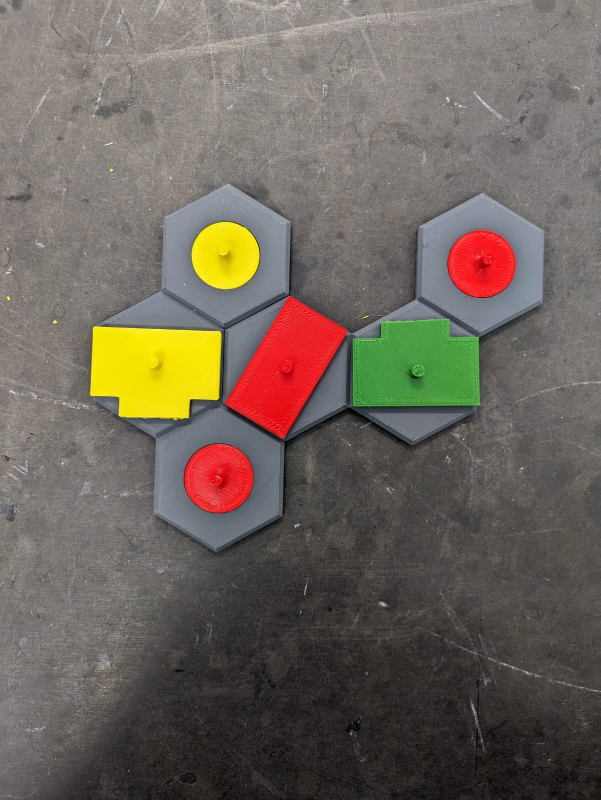
#> input picture resources/city1.png, 1201 x 1600 px (shown at 1/2 size)
$ python -i hexagon_finder.py   (imports and definitions only)
#> lines starting #> are read from the running program, lines starting #| are printed output that depends on the picture; after the words box and inside, x2 and y2 are one past the last pixel; in counts of white or black regions, pixels touching at a corner belong together
import cv2
import numpy as np
from matplotlib import pyplot as plt

def read_image(img_path):
#> called with img_path = 'resources/city1.png'
    img = cv2.imread(img_path)
#> img is the input picture: shape (1600, 1201, 3); mean B, G, R 92.3, 101.7, 110
    return img

def show_image(img):
    img_copy = img.copy()
    resized = resize_img(img_copy)
    cv2.imshow('shapes', resized)
    cv2.waitKey(0)
    cv2.destroyAllWindows()

def resize_img(raw_img, target_size = 800):
   h, w = raw_img.shape[:2]
   ratio = min(target_size / w, target_size / h)
   resized = cv2.resize(raw_img, (int(w * ratio), int(h * ratio)))
   return resized

def show_hexagons(hexagons):
    for hexagon in hexagons.values():
        cv2.imshow('masked image', hexagon)
        cv2.waitKey(0)
        cv2.destroyAllWindows()

def remove_background(img):
    img_copy = img.copy()
    hsv = cv2.cvtColor(img_copy, cv2.COLOR_BGR2HSV)
#> hsv: shape (1600, 1201, 3); mean H, S, V 30.8, 36.9, 113.2

    # Thresholds for the greenscreen color
    lower_green = np.array([40, 40, 40])
    upper_green = np.array([70, 255, 255])

    # Create a mask that distinguishes background and the city
    mask = cv2.inRange(hsv, lower_green, upper_green)
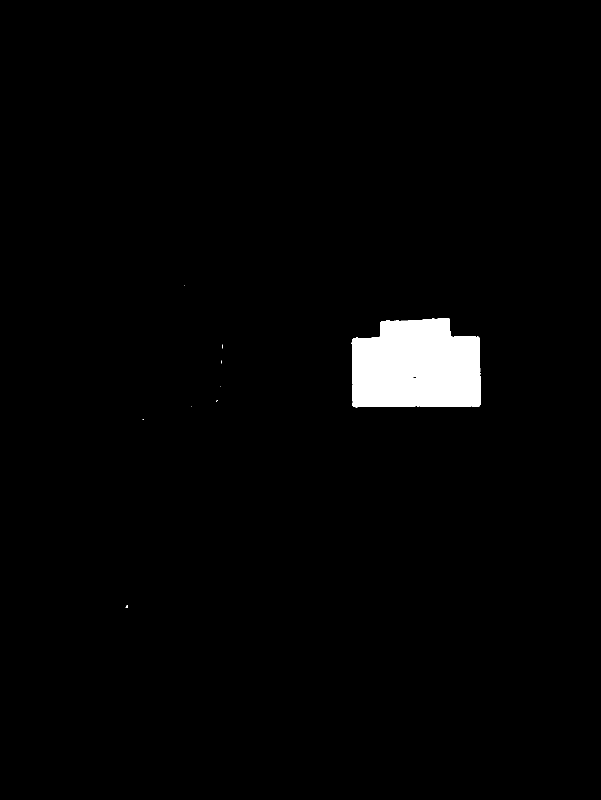
#> mask: shape (1600, 1201) (shown at 1/2 size); 2.1% white; 9 white regions (8 under 20 px), largest, box (x1, y1, x2, y2) and area: (703, 637, 961, 815) 40297
    inverted_mask = cv2.bitwise_not(mask)

    # Remove noise
    contours, _ = cv2.findContours(inverted_mask, cv2.RETR_EXTERNAL, cv2.CHAIN_APPROX_SIMPLE)
#> contours = [[[0, 0], [0, 1599], [1200, 1599], [1200, 0]]]
    largest_contour = max(contours, key=cv2.contourArea)
#> largest_contour = [[0, 0], [0, 1599], [1200, 1599], [1200, 0]]
    largest_contour_mask = np.zeros(inverted_mask.shape, dtype=np.uint8)
    cv2.drawContours(largest_contour_mask, [largest_contour], -1, (255), thickness=cv2.FILLED)
#> largest_contour_mask: shape (1600, 1201); every value is 255

    # Apply the mask to the original image
    result = cv2.bitwise_and(img_copy, img_copy, mask=largest_contour_mask)
    return result

def find_contours(img):
    blurred = cv2.GaussianBlur(img, (15,15), 0)
    gray = cv2.cvtColor(blurred, cv2.COLOR_BGR2GRAY)
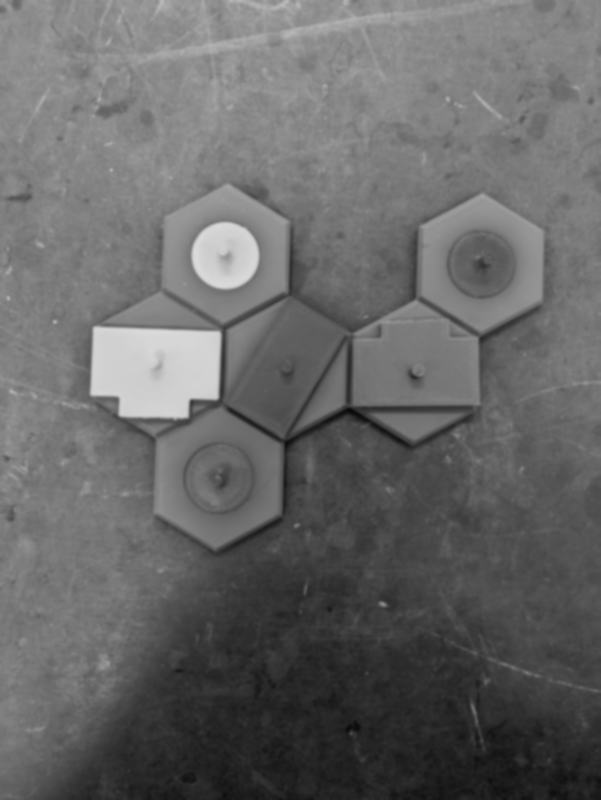
#> gray: shape (1600, 1201) (shown at 1/2 size); min 8, max 219, mean 103.1
    edges = cv2.Canny(gray,5,30)
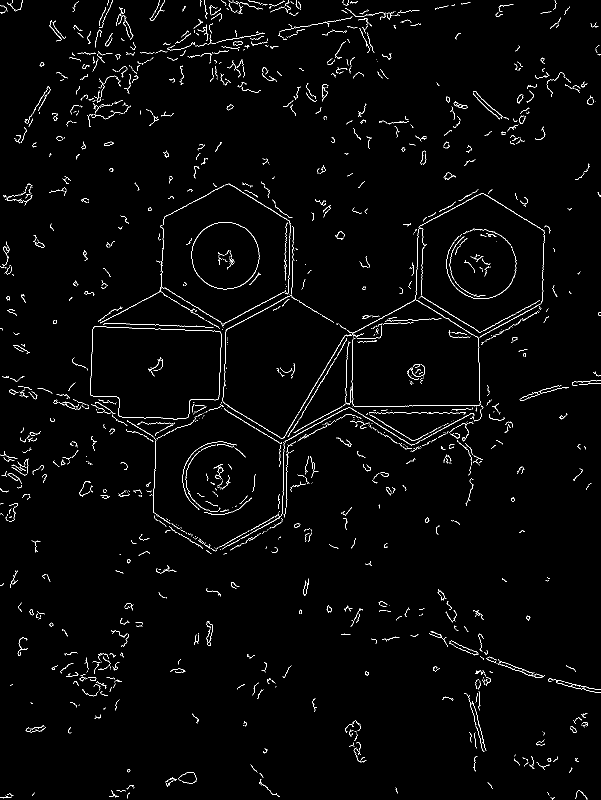
#> edges: shape (1600, 1201) (shown at 1/2 size); 1.9% white in thin lines or dots
    kernel = np.ones((11,11), np.uint8)
    dilated_edges = cv2.dilate(edges, kernel, iterations=1)
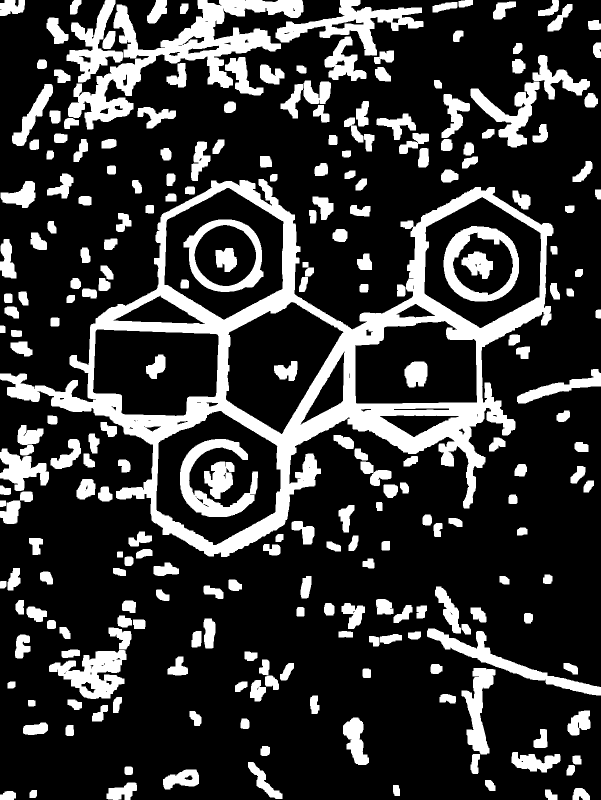
#> dilated_edges: shape (1600, 1201) (shown at 1/2 size); 21.6% white; 250 white regions
    contours, _ = cv2.findContours(dilated_edges, cv2.RETR_TREE, cv2.CHAIN_APPROX_SIMPLE)
#> contours = 348 contours, 49 with area under 20; largest, box (x1, y1, x2, y2) and area: (0, 358, 1107, 1114) 397051, (312, 821, 562, 1091) 48554, (328, 375, 568, 641) 46548, (848, 393, 1083, 657) 45331, (451, 603, 688, 869) 37838

    return contours

def extract_hexagon_image(contour, img):
    mask = np.zeros(img.shape[:2], dtype=np.uint8)
    cv2.drawContours(mask, [contour], -1, (255), thickness=cv2.FILLED)
    masked_image = cv2.bitwise_and(img, img, mask=mask)
    x, y, w, h = cv2.boundingRect(contour)
    cropped_image = masked_image[y:y+h, x:x+w]
    return cropped_image

def identify_hexagons(img):
    img_copy = img.copy()
    no_background = remove_background(img)
    contours = find_contours(no_background)

    hexagons = {}
    for contour in contours:
        if cv2.contourArea(contour) >= 500:
            approx = cv2.approxPolyDP(contour, 0.02 * cv2.arcLength(contour, True), True)
            if len(approx) == 6:
                M = cv2.moments(contour)
                if M['m00'] != 0.0:
                    x = int(M['m10']/M['m00'])
                    y = int(M['m01']/M['m00'])
                coordinates = (x, y)
                cv2.putText(img_copy, str(coordinates), coordinates, cv2.FONT_HERSHEY_COMPLEX_SMALL, 0.5, (0, 0, 0), 1)
                cv2.drawContours(img_copy, [contour], 0, (0, 0, 255), 2)
                hexagons[coordinates] = extract_hexagon_image(contour, img)
#> this loop made 348 passes
#> (coordinates, w in extract_hexagon_image, h in extract_hexagon_image) on pass 18: ((1082, 1479), 28, 38)
#> after the loop, hexagons = 7 items
    return hexagons, img_copy

def find_hexagons(img_path, show_results = False):
    img = read_image(img_path)
    hexagons, contour_img = identify_hexagons(img)
#> hexagons = 7 items

    if show_results:
        show_image(contour_img)
        show_hexagons(hexagons)

    return hexagons, contour_img

>>> result = find_hexagons('resources/city1.png')
